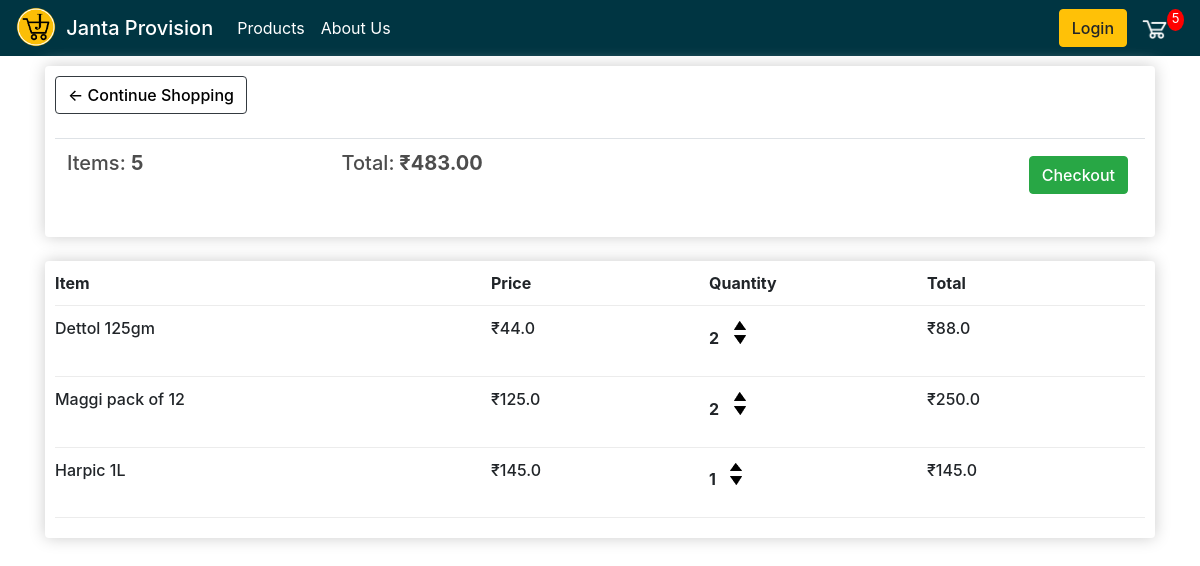
/cart/ (signed in), run on an earlier commit of the app's database.
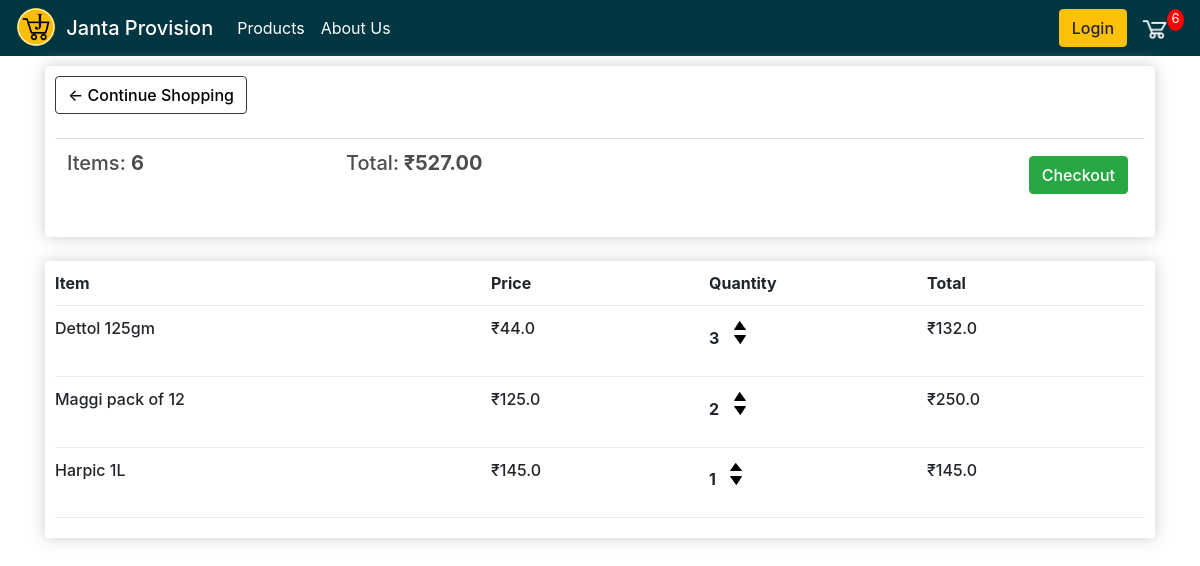
And on a later commit of the database.
### store/models.py (models this page shows, shortened)
class Order(models.Model):
    customer = models.ForeignKey(Customer, on_delete=models.SET_NULL, null = True, blank = True)
    date_ordered = models.DateTimeField(auto_now_add=True)
    complete = models.BooleanField(default=False, null = True, blank=False)
    transaction_id = models.CharField(null = True, max_length=100)
    @property
    def get_cart_total(self):
        orderitems = self.order_item_set.all()
        total = sum([item.get_total for item in orderitems])
        return total
    @property
    def get_cart_items(self):
        orderitems = self.order_item_set.all()
        total = sum([item.quantity for item in orderitems])
        return total

class Order_Item(models.Model):
    Product = models.ForeignKey(Product, on_delete=models.SET_NULL, null = True, blank = True)
    order = models.ForeignKey(Order, on_delete=models.SET_NULL, null = True, blank = True)
    quantity = models.IntegerField(default=0, null = True, blank = True)
    date_added = models.DateTimeField(auto_now_add=True)
    @property
    def get_total(self):
        total = self.Product.price * self.quantity
        return total

class Product(models.Model):
    name = models.CharField(null = True, max_length=100)
    price = models.FloatField()
    mrp = models.FloatField(null = True)
    image = models.ImageField(null = True, blank = True)
    @property
    def imageURL(self):
        try:
            url = self.image.url
        except:
            url = ' '
        return url

### store/views.py (the view)
# urls.py: path('cart/', views.cart, name="cart"),
def cart(request):
    if request.user.is_authenticated:
        customer = request.user.customer
        order, created = Order.objects.get_or_create(customer=customer, complete = False) #* Good Part
        items = order.order_item_set.all()  #* Good Part
        cartItems = order.get_cart_items
    else:
        items = []
        order = {'get_cart_total':0, 'get_cart_items':0}
        cartItems = order['get_cart_items']
    context = {'items':items, 'order':order, 'cartItems':cartItems}
    return render(request, 'store/cart.html', context)

### store/templates/store/cart.html (shortened to what this page needs)
{% extends 'store/main.html' %}
{% load static %}
{% block content %}
<!DOCTYPE html>
<html lang="en">
<head>
    <link rel="stylesheet" type="text/css" href="{% static 'css/main.css' %}">
</head>
<body>
    <div class="row">
        <div class="col-lg-12">
            <div class="box-element">
                <a  class=" btn btn-outline-dark back-main" href="{% url 'store' %}">&#x2190; Continue Shopping</a>
				<br>
				<br>
				<table class="table">
					<tr>
						<th><h5>Items: <strong>{{ order.get_cart_items }}</strong></h5></th>
						<th><h5>Total:<strong> ₹{{ order.get_cart_total|floatformat:2 }}</strong></h5></th>
						<th>
							<a  style="float:right; margin:5px;" class="btn btn-success checkout-btn" href="{% url 'checkout' %}">Checkout</a>
						</th>
					</tr>
				</table>
            </div>
            <br>
            <div class="box-element">
                <div class="cart-row">
					<div style="flex:2"><strong>Item</strong></div>
					<div style="flex:1"><strong>Price</strong></div>
					<div style="flex:1"><strong>Quantity</strong></div>
					<div style="flex:1"><strong>Total</strong></div>
				</div>
				{% for item in items %}
				<div class="cart-row">
					<div class="cart-item" style="flex:2"><p>{{ item.Product.name }}</p></div>
					<div class="cart-price" style="flex:1"><p>₹{{ item.Product.price|floatformat:1 }}</p></div>
					<div style="flex:1">
						<p class="quantity">{{ item.quantity }}</p>
						<div class="quantity">
							<img data-product={{item.Product.id}} data-action="add" class="chg-quantity update-cart" src="{% static  'images/arrow-up.png' %}">
							<img data-product={{item.Product.id}} data-action="remove" class="chg-quantity update-cart" src="{% static  'images/arrow-down.png' %}">
						</div>
					</div>
					<div class="cart-total" style="flex:1"><p>₹{{ item.get_total|floatformat:1 }}</p></div>
				</div>
				{% endfor %}
            </div>
        </div>
    </div>
</body>
</html>
{% endblock content %}

What changed in the data, as far as the page shows it:
changed through a linked row, Order: get_cart_items "5" → "6"; get_cart_total "483.00" → "527.00"
changed Order_Item "Dettol 125gm": quantity "2" → "3"; get_total "88.0" → "132.0"
Also different on the page:
{{ cartItems }}: "5" → "6"
